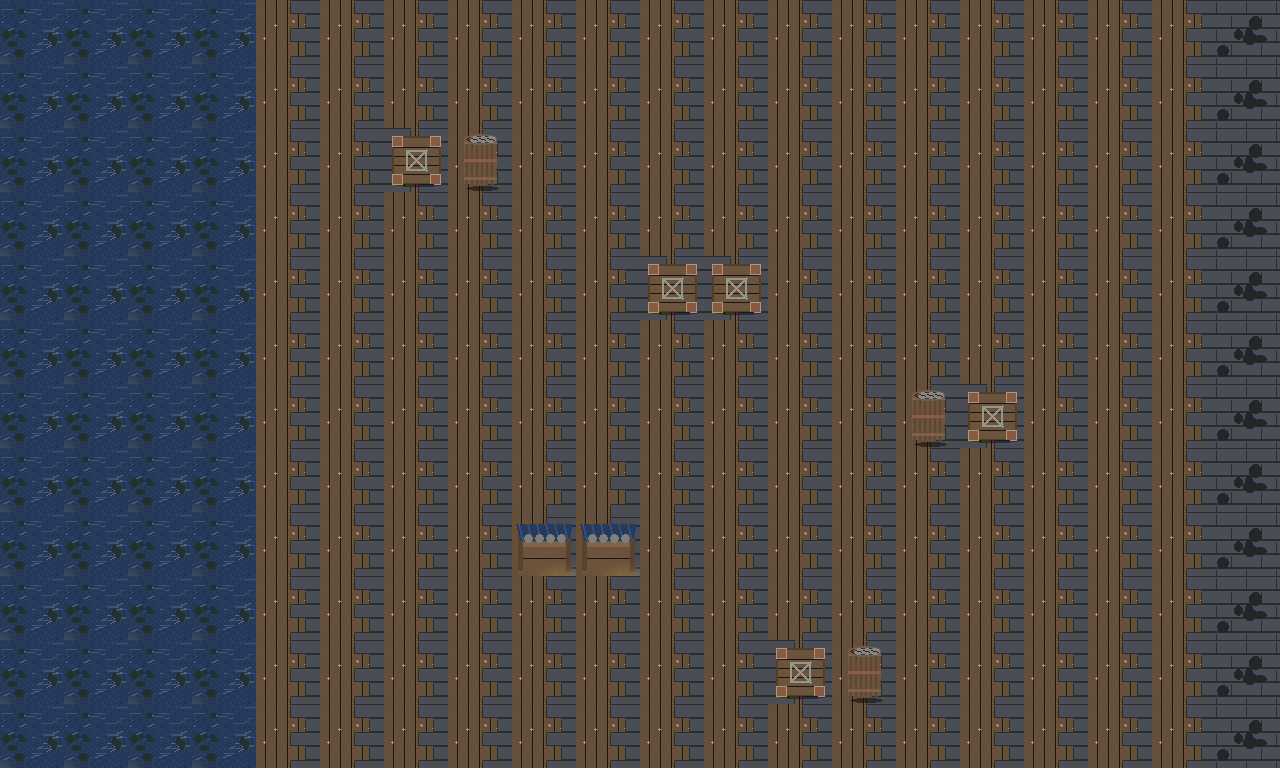

Rendered tile map (Tiled .tmx) drawn with the repository's tilesets; below, a short description and the full map source, tile grids included:
An orthogonal 20x12 tile map with 64x64 px tiles, 3 tile layers (Ground, Objects, Collision) and 5 objects (5x spawn).

<map version="1.10" tiledversion="1.10.2" orientation="orthogonal" renderorder="right-down" width="20" height="12" tilewidth="64" tileheight="64" infinite="0" nextlayerid="5" nextobjectid="1">
 <tileset firstgid="1" name="port_tileset" tilewidth="64" tileheight="64" tilecount="16" columns="4">
  <image source="port_tileset.png" width="256" height="256" />
  <tile id="0"><properties><property name="type" value="dock" /></properties></tile>
  <tile id="1"><properties><property name="type" value="wall" /><property name="collision" value="true" /></properties></tile>
  <tile id="2"><properties><property name="type" value="crate" /><property name="collision" value="true" /></properties></tile>
  <tile id="3"><properties><property name="type" value="barrel" /><property name="collision" value="true" /></properties></tile>
  <tile id="4"><properties><property name="type" value="table" /><property name="collision" value="true" /></properties></tile>
  <tile id="5"><properties><property name="type" value="water" /><property name="collision" value="false" /></properties></tile>
  <tile id="6"><properties><property name="type" value="mud" /></properties></tile>
  <tile id="7"><properties><property name="type" value="rope" /></properties></tile>
  <tile id="8"><properties><property name="type" value="lantern" /></properties></tile>
  <tile id="9"><properties><property name="type" value="shadow" /></properties></tile>
  <tile id="10"><properties><property name="type" value="debris" /></properties></tile>
  <tile id="11"><properties><property name="type" value="net" /></properties></tile>
  <tile id="12"><properties><property name="type" value="table2" /></properties></tile>
  <tile id="13"><properties><property name="type" value="chair" /></properties></tile>
  <tile id="14"><properties><property name="type" value="crate2" /><property name="collision" value="true" /></properties></tile>
  <tile id="15"><properties><property name="type" value="barrel2" /><property name="collision" value="true" /></properties></tile>
 </tileset>
 <layer id="1" name="Ground" width="20" height="12">
  <data encoding="csv">
6,6,6,6,1,1,1,1,1,1,1,1,1,1,1,1,1,1,1,2,
6,6,6,6,1,1,1,1,1,1,1,1,1,1,1,1,1,1,1,2,
6,6,6,6,1,1,1,1,1,1,1,1,1,1,1,1,1,1,1,2,
6,6,6,6,1,1,1,1,1,1,1,1,1,1,1,1,1,1,1,2,
6,6,6,6,1,1,1,1,1,1,1,1,1,1,1,1,1,1,1,2,
6,6,6,6,1,1,1,1,1,1,1,1,1,1,1,1,1,1,1,2,
6,6,6,6,1,1,1,1,1,1,1,1,1,1,1,1,1,1,1,2,
6,6,6,6,1,1,1,1,1,1,1,1,1,1,1,1,1,1,1,2,
6,6,6,6,1,1,1,1,1,1,1,1,1,1,1,1,1,1,1,2,
6,6,6,6,1,1,1,1,1,1,1,1,1,1,1,1,1,1,1,2,
6,6,6,6,1,1,1,1,1,1,1,1,1,1,1,1,1,1,1,2,
6,6,6,6,1,1,1,1,1,1,1,1,1,1,1,1,1,1,1,2
  </data>
 </layer>
 <layer id="2" name="Objects" width="20" height="12">
  <data encoding="csv">
0,0,0,0,0,0,0,0,0,0,0,0,0,0,0,0,0,0,0,0,
0,0,0,0,0,0,0,0,0,0,0,0,0,0,0,0,0,0,0,0,
0,0,0,0,0,0,3,4,0,0,0,0,0,0,0,0,0,0,0,0,
0,0,0,0,0,0,0,0,0,0,0,0,0,0,0,0,0,0,0,0,
0,0,0,0,0,0,0,0,0,0,3,3,0,0,0,0,0,0,0,0,
0,0,0,0,0,0,0,0,0,0,0,0,0,0,0,0,0,0,0,0,
0,0,0,0,0,0,0,0,0,0,0,0,0,0,4,3,0,0,0,0,
0,0,0,0,0,0,0,0,0,0,0,0,0,0,0,0,0,0,0,0,
0,0,0,0,0,0,0,0,5,5,0,0,0,0,0,0,0,0,0,0,
0,0,0,0,0,0,0,0,0,0,0,0,0,0,0,0,0,0,0,0,
0,0,0,0,0,0,0,0,0,0,0,0,3,4,0,0,0,0,0,0,
0,0,0,0,0,0,0,0,0,0,0,0,0,0,0,0,0,0,0,0
  </data>
 </layer>
 <layer id="3" name="Collision" width="20" height="12">
  <data encoding="csv">
0,0,0,0,0,0,0,0,0,0,0,0,0,0,0,0,0,0,0,2,
0,0,0,0,0,0,0,0,0,0,0,0,0,0,0,0,0,0,0,2,
0,0,0,0,0,0,3,4,0,0,0,0,0,0,0,0,0,0,0,2,
0,0,0,0,0,0,0,0,0,0,0,0,0,0,0,0,0,0,0,2,
0,0,0,0,0,0,0,0,0,0,3,3,0,0,0,0,0,0,0,2,
0,0,0,0,0,0,0,0,0,0,0,0,0,0,0,0,0,0,0,2,
0,0,0,0,0,0,0,0,0,0,0,0,0,0,4,3,0,0,0,2,
0,0,0,0,0,0,0,0,0,0,0,0,0,0,0,0,0,0,0,2,
0,0,0,0,0,0,0,0,5,5,0,0,0,0,0,0,0,0,0,2,
0,0,0,0,0,0,0,0,0,0,0,0,0,0,0,0,0,0,0,2,
0,0,0,0,0,0,0,0,0,0,0,0,3,4,0,0,0,0,0,2,
0,0,0,0,0,0,0,0,0,0,0,0,0,0,0,0,0,0,0,2
  </data>
 </layer>
 <objectgroup id="4" name="Spawns">
  <object id="1" name="PlayerStart" type="spawn" x="1152" y="640" width="64" height="64" />
  <object id="2" name="EnemyStart1" type="spawn" x="320" y="128" width="64" height="64" />
  <object id="3" name="EnemyStart2" type="spawn" x="320" y="512" width="64" height="64" />
  <object id="4" name="EnemyStart3" type="spawn" x="768" y="320" width="64" height="64" />
  <object id="5" name="EnemyStart4" type="spawn" x="1024" y="512" width="64" height="64" />
 </objectgroup>
</map>
